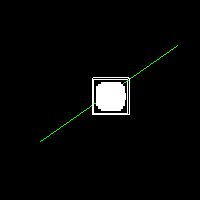

Source code (Python):
#!/usr/bin/env python

# Visualize a vtkStaticCellLocator built on a sphere-clipped Mandelbrot set,
# showing the locator bin representation, an outline, and a ray intersection.

# Factory overrides
import vtkmodules.vtkInteractionStyle  # noqa: F401
import vtkmodules.vtkRenderingOpenGL2  # noqa: F401

from vtkmodules.vtkCommonCore import vtkPoints
from vtkmodules.vtkCommonDataModel import (
    vtkCellArray,
    vtkPolyData,
    vtkSphere,
    vtkStaticCellLocator,
)
from vtkmodules.vtkFiltersGeneral import vtkClipDataSet
from vtkmodules.vtkFiltersModeling import vtkOutlineFilter
from vtkmodules.vtkImagingSources import vtkImageMandelbrotSource
from vtkmodules.vtkRenderingCore import (
    vtkActor,
    vtkPolyDataMapper,
    vtkRenderWindow,
    vtkRenderWindowInteractor,
    vtkRenderer,
)

res = 15

# Create Mandelbrot image data
mandel = vtkImageMandelbrotSource()
mandel.SetWholeExtent(-res, res, -res, res, -res, res)
mandel.Update()

# Clip with a sphere to produce unstructured grid
sphere = vtkSphere()
sphere.SetCenter(mandel.GetOutput().GetCenter())
sphere.SetRadius(mandel.GetOutput().GetLength() / 4)

clipper = vtkClipDataSet()
clipper.SetInputConnection(mandel.GetOutputPort())
clipper.SetClipFunction(sphere)
clipper.InsideOutOn()
clipper.Update()

output = clipper.GetOutput()

# Build the static cell locator
locator = vtkStaticCellLocator()
locator.SetDataSet(output)
locator.AutomaticOn()
locator.SetNumberOfCellsPerNode(20)
locator.CacheCellBoundsOn()
locator.BuildLocator()

# Generate locator bin representation
locator_pd = vtkPolyData()
locator.GenerateRepresentation(0, locator_pd)

locator_mapper = vtkPolyDataMapper()
locator_mapper.SetInputData(locator_pd)

locator_actor = vtkActor()
locator_actor.SetMapper(locator_mapper)

# Outline around the entire dataset
outline = vtkOutlineFilter()
outline.SetInputConnection(mandel.GetOutputPort())

outline_mapper = vtkPolyDataMapper()
outline_mapper.SetInputConnection(outline.GetOutputPort())

outline_actor = vtkActor()
outline_actor.SetMapper(outline_mapper)

# Ray for intersection test
ray = vtkPolyData()
ray_pts = vtkPoints()
ray_pts.InsertPoint(0, -7.5, -5, -5)
ray_pts.InsertPoint(1, 2.5, 2, 2.5)
ray_line = vtkCellArray()
ray_line.InsertNextCell(2)
ray_line.InsertCellPoint(0)
ray_line.InsertCellPoint(1)
ray.SetPoints(ray_pts)
ray.SetLines(ray_line)

ray_mapper = vtkPolyDataMapper()
ray_mapper.SetInputData(ray)

ray_actor = vtkActor()
ray_actor.SetMapper(ray_mapper)
ray_actor.GetProperty().SetColor(0, 1, 0)

# Renderer
renderer = vtkRenderer()
renderer.AddActor(outline_actor)
renderer.AddActor(locator_actor)
renderer.AddActor(ray_actor)
renderer.SetBackground(0, 0, 0)

# Window
render_window = vtkRenderWindow()
render_window.AddRenderer(renderer)
render_window.SetSize(200, 200)
render_window.SetWindowName("static cell locator")

# Interactor
interactor = vtkRenderWindowInteractor()
interactor.SetRenderWindow(render_window)

interactor.Initialize()
interactor.Start()
